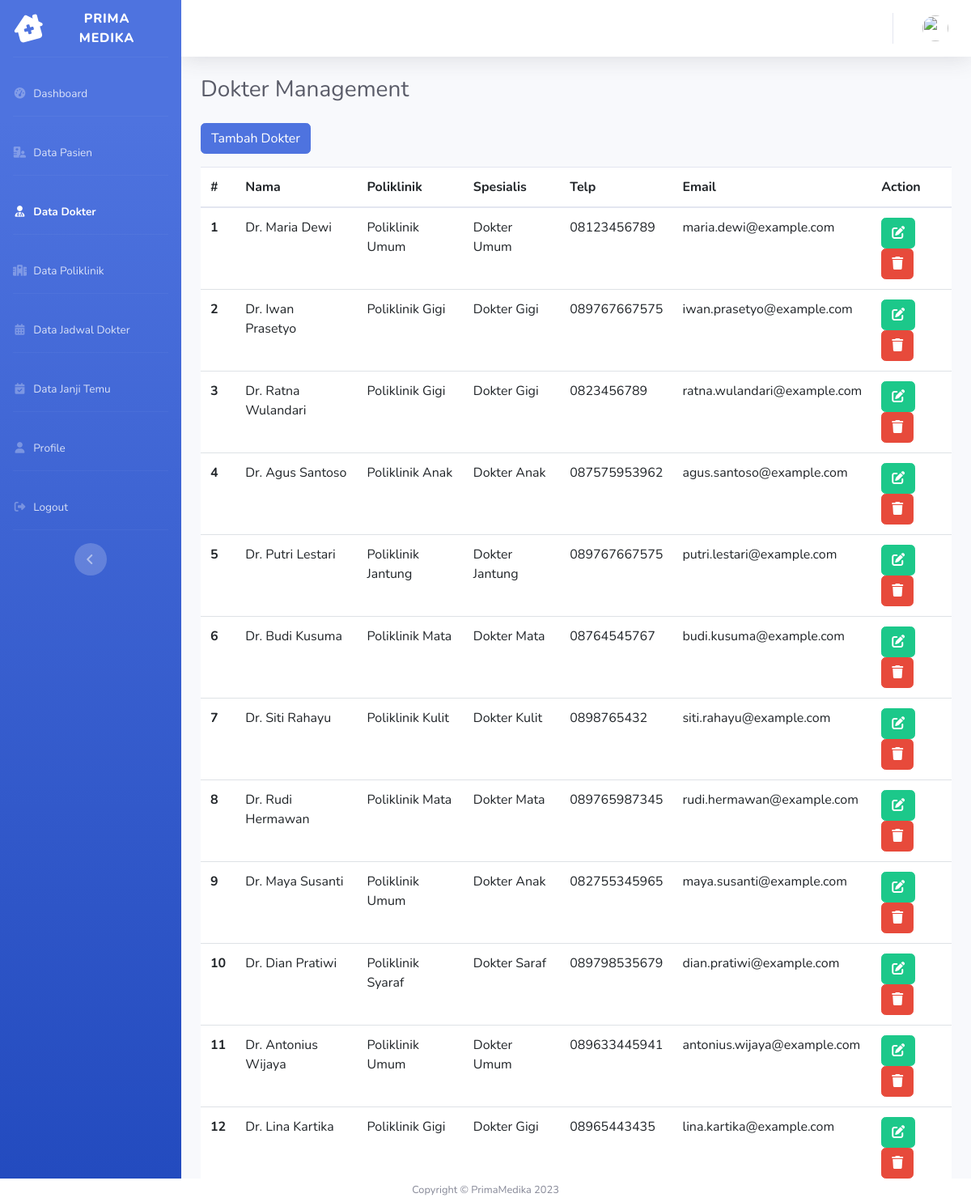
/index.php/admin/data_dokter, run on the app's committed database.
### tables this page shows
CREATE TABLE `dokter` (
  `dokter_id` int(11) NOT NULL,
  `poliklinik_id` int(11) NOT NULL,
  `name` varchar(255) NOT NULL,
  `spesialis` varchar(255) NOT NULL,
  `nomor_telepon` varchar(20) NOT NULL,
  `email` varchar(255) NOT NULL,
  `created_at` date NOT NULL,
  `updated_at` date NOT NULL
);

CREATE TABLE `poliklinik` (
  `poliklinik_id` int(11) NOT NULL,
  `nama_poliklinik` varchar(50) NOT NULL
);

### application/controllers/Admin.php (called while the page is built, shortened)
<?php
class Admin extends CI_Controller
{
    public function __construct()
    {
        $this->load->model('Admin_model');
    }
    public function data_dokter()
    {
        $data['title'] = 'Dokter Management';
        $data['user'] = $this->Admin_model->getUser();
        $data['dokter'] = $this->Admin_model->getDokter();
        $data['poliklinik'] = $this->Admin_model->getPoli();
        $this->load->view('templates/header', $data);
        $this->load->view('templates/sidebar_admin', $data);
        $this->load->view('templates/topbar', $data);
        $this->load->view('admin/dokter', $data);
        $this->load->view('templates/footer');
    }
}

### index.php (called while the page is built, shortened)
<?php
require_once BASEPATH.'core/CodeIgniter.php';

### application/models/Admin_model.php (called while the page is built, shortened)
<?php
class Admin_model extends CI_Model
{
    public function getDokter()
    {
        $this->db->select('*, poliklinik.nama_poliklinik');
        $this->db->from('dokter');
        $this->db->join('poliklinik', 'dokter.poliklinik_id = poliklinik.poliklinik_id');
        $query = $this->db->get();
        return $query->result_array();
    }
}

### application/views/admin/dokter.php (the view, shortened to what this page needs)
<div class="container-fluid">
    <h1 class="h3 mb-4 text-gray-800"><?= $title; ?></h1>
    <div class="row">
        <div class="col-lg">
            <a href="" class="btn btn-primary mb-3" data-toggle="modal" data-target="#newModal">Tambah Dokter</a>
            <table class="table table-hover">
                <thead>
                    <tr>
                        <th scope="col">#</th>
                        <th scope="col">Nama</th>
                        <th scope="col">Poliklinik</th>
                        <th scope="col">Spesialis</th>
                        <th scope="col">Telp</th>
                        <th scope="col">Email</th>
                        <th scope="col">Action</th>
                    </tr>
                </thead>
                <tbody>
                    <?php $i = 1; ?>
                    <?php foreach ($dokter as $d) : ?>
                        <tr>
                            <th scope="row"><?= $i++; ?></th>
                            <td><?= $d['name'] ?></td>
                            <td><?= $d['nama_poliklinik'] ?></td>
                            <td><?= $d['spesialis'] ?></td>
                            <td><?= $d['nomor_telepon'] ?></td>
                            <td><?= $d['email'] ?></td>
                            <td>
                                <a href="<?= base_url('admin/edit_dokter/' . $d['dokter_id']) ?>" class="btn btn-success"><i class="fas fa-solid fa-pen-to-square"></i></a>
                                <a href="<?= base_url('admin/delete_dokter/' . $d['dokter_id']) ?>" class="btn btn-danger"><i class="fas fa-solid fa-trash"></i></a>
                            </td>
                        </tr>
                    <?php endforeach; ?>
                </tbody>
            </table>
        </div>
    </div>
</div>
</div>

### data on the page
dokter: name "Dr. Maria Dewi", poliklinik.nama_poliklinik "Poliklinik Umum", spesialis "Dokter Umum", nomor_telepon "08123456789", email "maria.dewi@example.com"
dokter: name "Dr. Iwan Prasetyo", poliklinik.nama_poliklinik "Poliklinik Gigi", spesialis "Dokter Gigi", nomor_telepon "089767667575", email "iwan.prasetyo@example.com"
dokter: name "Dr. Ratna Wulandari", poliklinik.nama_poliklinik "Poliklinik Gigi", spesialis "Dokter Gigi", nomor_telepon "0823456789", email "ratna.wulandari@example.com"
dokter: name "Dr. Agus Santoso", poliklinik.nama_poliklinik "Poliklinik Anak", spesialis "Dokter Anak", nomor_telepon "087575953962", email "agus.santoso@example.com"
dokter: name "Dr. Putri Lestari", poliklinik.nama_poliklinik "Poliklinik Jantung", spesialis "Dokter Jantung", nomor_telepon "089767667575", email "putri.lestari@example.com"
dokter: name "Dr. Budi Kusuma", poliklinik.nama_poliklinik "Poliklinik Mata", spesialis "Dokter Mata", nomor_telepon "08764545767", email "budi.kusuma@example.com"
dokter: name "Dr. Siti Rahayu", poliklinik.nama_poliklinik "Poliklinik Kulit", spesialis "Dokter Kulit", nomor_telepon "0898765432", email "siti.rahayu@example.com"
dokter: name "Dr. Rudi Hermawan", poliklinik.nama_poliklinik "Poliklinik Mata", spesialis "Dokter Mata", nomor_telepon "089765987345", email "rudi.hermawan@example.com"
dokter: name "Dr. Maya Susanti", poliklinik.nama_poliklinik "Poliklinik Umum", spesialis "Dokter Anak", nomor_telepon "082755345965", email "maya.susanti@example.com"
dokter: name "Dr. Dian Pratiwi", poliklinik.nama_poliklinik "Poliklinik Syaraf", spesialis "Dokter Saraf", nomor_telepon "089798535679", email "dian.pratiwi@example.com"
dokter: name "Dr. Antonius Wijaya", poliklinik.nama_poliklinik "Poliklinik Umum", spesialis "Dokter Umum", nomor_telepon "089633445941", email "antonius.wijaya@example.com"
dokter: name "Dr. Lina Kartika", poliklinik.nama_poliklinik "Poliklinik Gigi", spesialis "Dokter Gigi", nomor_telepon "08965443435", email "lina.kartika@example.com"

### other printed values
$title "Dokter Management"
